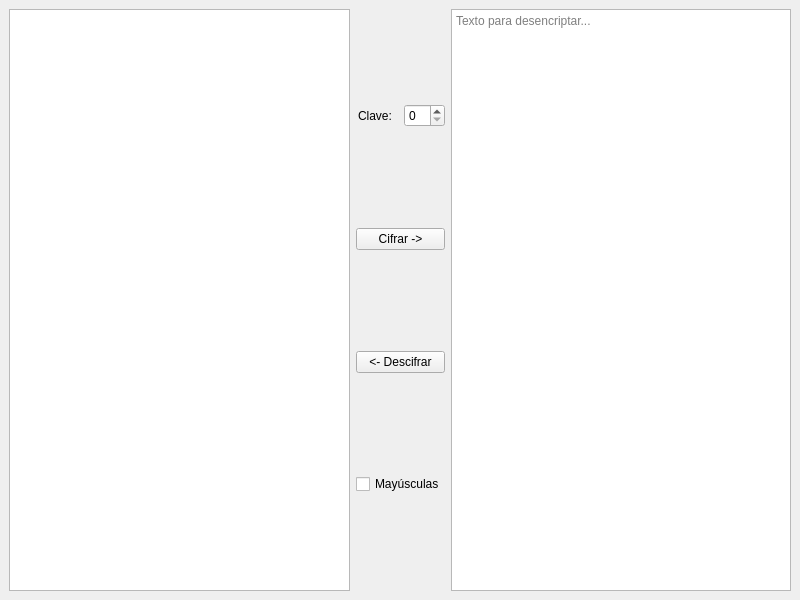
<?xml version="1.0" encoding="UTF-8"?>
<ui version="4.0">
 <class>MainWindow</class>
 <widget class="QMainWindow" name="MainWindow">
  <property name="geometry">
   <rect>
    <x>0</x>
    <y>0</y>
    <width>800</width>
    <height>600</height>
   </rect>
  </property>
  <property name="windowTitle">
   <string>MainWindow</string>
  </property>
  <widget class="QWidget" name="centralwidget">
   <layout class="QHBoxLayout" name="horizontalLayout_2">
    <item>
     <widget class="QPlainTextEdit" name="te_desxifrat">
      <property name="plainText">
       <string/>
      </property>
      <property name="placeholderText">
       <string>Texto para encriptar...</string>
      </property>
     </widget>
    </item>
    <item>
     <layout class="QVBoxLayout" name="verticalLayout">
      <item>
       <layout class="QHBoxLayout" name="horizontalLayout">
        <item alignment="Qt::AlignHCenter">
         <widget class="QLabel" name="label">
          <property name="text">
           <string>Clave: </string>
          </property>
         </widget>
        </item>
        <item>
         <widget class="QSpinBox" name="sb_clau"/>
        </item>
       </layout>
      </item>
      <item>
       <widget class="QPushButton" name="bt_xifrar">
        <property name="text">
         <string>Cifrar -&gt;</string>
        </property>
       </widget>
      </item>
      <item>
       <widget class="QPushButton" name="bt_desxifrar">
        <property name="text">
         <string>&lt;- Descifrar</string>
        </property>
       </widget>
      </item>
      <item>
       <widget class="QCheckBox" name="cb_majuscules">
        <property name="text">
         <string>Mayúsculas</string>
        </property>
       </widget>
      </item>
     </layout>
    </item>
    <item>
     <widget class="QPlainTextEdit" name="te_xifrat">
      <property name="placeholderText">
       <string>Texto para desencriptar...</string>
      </property>
     </widget>
    </item>
   </layout>
  </widget>
 </widget>
 <resources/>
 <connections/>
</ui>
